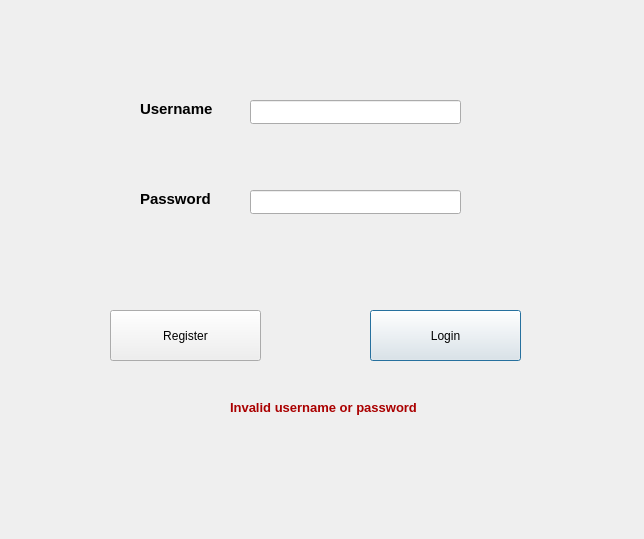
<?xml version="1.0" encoding="UTF-8"?>
<ui version="4.0">
 <class>LoginWindow</class>
 <widget class="QDialog" name="LoginWindow">
  <property name="geometry">
   <rect>
    <x>0</x>
    <y>0</y>
    <width>644</width>
    <height>539</height>
   </rect>
  </property>
  <property name="windowTitle">
   <string>Dialog</string>
  </property>
  <widget class="QLineEdit" name="passwordLE">
   <property name="geometry">
    <rect>
     <x>250</x>
     <y>190</y>
     <width>211</width>
     <height>24</height>
    </rect>
   </property>
  </widget>
  <widget class="QLabel" name="label_2">
   <property name="geometry">
    <rect>
     <x>140</x>
     <y>190</y>
     <width>91</width>
     <height>16</height>
    </rect>
   </property>
   <property name="text">
    <string>&lt;html&gt;&lt;head/&gt;&lt;body&gt;&lt;p&gt;&lt;span style=&quot; font-size:11pt; font-weight:700;&quot;&gt;Password&lt;/span&gt;&lt;/p&gt;&lt;/body&gt;&lt;/html&gt;</string>
   </property>
  </widget>
  <widget class="QLineEdit" name="usernameLE">
   <property name="geometry">
    <rect>
     <x>250</x>
     <y>100</y>
     <width>211</width>
     <height>24</height>
    </rect>
   </property>
  </widget>
  <widget class="QLabel" name="errorMsg">
   <property name="geometry">
    <rect>
     <x>230</x>
     <y>400</y>
     <width>191</width>
     <height>16</height>
    </rect>
   </property>
   <property name="text">
    <string>&lt;html&gt;&lt;head/&gt;&lt;body&gt;&lt;p&gt;&lt;span style=&quot; font-size:10pt; font-weight:700; color:#aa0000;&quot;&gt;Invalid username or password&lt;/span&gt;&lt;/p&gt;&lt;/body&gt;&lt;/html&gt;</string>
   </property>
  </widget>
  <widget class="QPushButton" name="pushButton">
   <property name="geometry">
    <rect>
     <x>370</x>
     <y>310</y>
     <width>151</width>
     <height>51</height>
    </rect>
   </property>
   <property name="text">
    <string>Login</string>
   </property>
  </widget>
  <widget class="QLabel" name="label">
   <property name="geometry">
    <rect>
     <x>140</x>
     <y>100</y>
     <width>161</width>
     <height>16</height>
    </rect>
   </property>
   <property name="text">
    <string>&lt;html&gt;&lt;head/&gt;&lt;body&gt;&lt;p&gt;&lt;span style=&quot; font-size:11pt; font-weight:700;&quot;&gt;Username&lt;/span&gt;&lt;/p&gt;&lt;/body&gt;&lt;/html&gt;</string>
   </property>
  </widget>
  <widget class="QPushButton" name="pushButton_2">
   <property name="geometry">
    <rect>
     <x>110</x>
     <y>310</y>
     <width>151</width>
     <height>51</height>
    </rect>
   </property>
   <property name="text">
    <string>Register</string>
   </property>
  </widget>
 </widget>
 <resources/>
 <connections/>
</ui>
